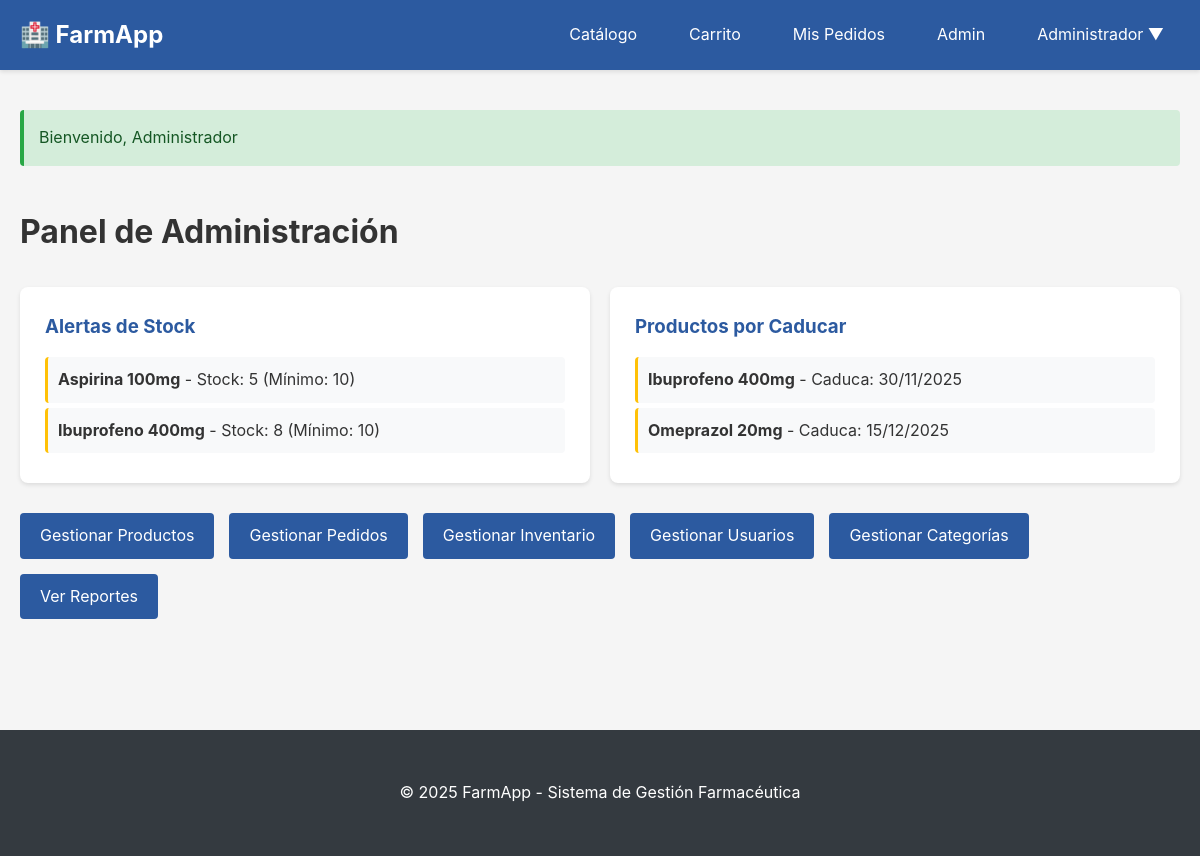
Page /index.php?action=admin_dashboard (signed in) on the committed database.
### tables this page shows
CREATE TABLE IF NOT EXISTS `inventario` (
  `id` int(11) NOT NULL AUTO_INCREMENT,
  `producto_id` int(11) NOT NULL,
  `cantidad` int(11) NOT NULL DEFAULT 0,
  `stock_minimo` int(11) NOT NULL DEFAULT 10,
  `fecha_caducidad` date DEFAULT NULL,
  `lote` varchar(50) DEFAULT NULL,
  `updated_at` timestamp NOT NULL DEFAULT CURRENT_TIMESTAMP ON UPDATE CURRENT_TIMESTAMP,
  PRIMARY KEY (`id`),
  UNIQUE KEY `producto_id` (`producto_id`),
  CONSTRAINT `inventario_ibfk_1` FOREIGN KEY (`producto_id`) REFERENCES `productos` (`id`) ON DELETE CASCADE
);

CREATE TABLE IF NOT EXISTS `productos` (
  `id` int(11) NOT NULL AUTO_INCREMENT,
  `nombre` varchar(200) NOT NULL,
  `descripcion` text,
  `precio` decimal(10,2) NOT NULL,
  `categoria_id` int(11) NOT NULL,
  `imagen` varchar(255) DEFAULT NULL,
  `activo` tinyint(1) NOT NULL DEFAULT 1,
  `created_at` timestamp NOT NULL DEFAULT CURRENT_TIMESTAMP,
  `updated_at` timestamp NOT NULL DEFAULT CURRENT_TIMESTAMP ON UPDATE CURRENT_TIMESTAMP,
  PRIMARY KEY (`id`),
  KEY `categoria_id` (`categoria_id`),
  CONSTRAINT `productos_ibfk_1` FOREIGN KEY (`categoria_id`) REFERENCES `categorias` (`id`) ON DELETE CASCADE
);

### controllers/AdminController.php (called while the page is built, shortened)
<?php
require_once __DIR__ . '/../models/Inventario.php';
class AdminController {
    private $inventarioModel;
    public function __construct() {
        $this->inventarioModel = new Inventario();
    }
    public function dashboard() {
        $this->generarAlertas();
        $alertasStock = $this->inventarioModel->obtenerAlertasBajoStock();
        $productosPorCaducar = $this->inventarioModel->obtenerProductosPorCaducar();
        require_once __DIR__ . '/../views/admin/dashboard.php';
    }
    private function generarAlertas() {
        $alertasStock = $this->inventarioModel->obtenerAlertasBajoStock();
        $productosPorCaducar = $this->inventarioModel->obtenerProductosPorCaducar();
    }
}

### config/database.php (called while the page is built, shortened)
<?php
class Database {
    private static $instance = null;
    private $connection;
    private $isProduction = false;
    private $configLocal = [
        'host' => 'localhost',
        'dbname' => 'farmapp',
        'username' => 'root',
        'password' => '1003418409',
        'charset' => 'utf8mb4'
    ];
    private $configProduction = [
        'host' => 'sqlXXX.epizy.com',
        'dbname' => 'epiz_XXXXXX_farmapp',
        'username' => 'epiz_XXXXXX',
        'password' => 'tu_password_aqui',
        'charset' => 'utf8mb4'
    ];
    private function getConfig() {
        return $this->isProduction ? $this->configProduction : $this->configLocal;
    }
    private function __construct() {
        try {
            $config = $this->getConfig();
            $dsn = "mysql:host={$config['host']};dbname={$config['dbname']};charset={$config['charset']}";
            $options = [
                PDO::ATTR_ERRMODE            => PDO::ERRMODE_EXCEPTION,
                PDO::ATTR_DEFAULT_FETCH_MODE => PDO::FETCH_ASSOC,
                PDO::ATTR_EMULATE_PREPARES   => false,
            ];
            $this->connection = new PDO($dsn, $config['username'], $config['password'], $options);
        } catch (PDOException $e) {
            $env = $this->isProduction ? 'PRODUCCIÓN' : 'LOCALHOST';
            die("Error de conexión a la base de datos ({$env}): " . $e->getMessage() .
                "<br><br>Verifica la configuración en config/database.php");
        }
    }
    public static function getInstance() {
        if (self::$instance === null) {
            self::$instance = new self();
        }
        return self::$instance;
    }
    public function getConnection() {
        return $this->connection;
    }
}

### models/Inventario.php (called while the page is built, shortened)
<?php
require_once __DIR__ . '/../config/database.php';
class Inventario {
    private $db;
    public function __construct() {
        $this->db = Database::getInstance()->getConnection();
    }
    public function obtenerAlertasBajoStock() {
        $stmt = $this->db->query("
            SELECT i.*, p.nombre as producto_nombre, p.precio
            FROM inventario i
            INNER JOIN productos p ON i.producto_id = p.id
            WHERE i.cantidad <= i.stock_minimo AND p.activo = 1
            ORDER BY i.cantidad ASC
        ");
        return $stmt->fetchAll();
    }
    public function obtenerProductosPorCaducar($dias = 30) {
        $fechaLimite = date('Y-m-d', strtotime("+{$dias} days"));
        $stmt = $this->db->prepare("
            SELECT i.*, p.nombre as producto_nombre, p.precio
            FROM inventario i
            INNER JOIN productos p ON i.producto_id = p.id
            WHERE i.fecha_caducidad IS NOT NULL
            AND i.fecha_caducidad <= ?
            AND i.fecha_caducidad >= CURDATE()
            AND p.activo = 1
            ORDER BY i.fecha_caducidad ASC
        ");
        $stmt->execute([$fechaLimite]);
        return $stmt->fetchAll();
    }
}

### views/admin/dashboard.php (the view, shortened to what this page needs)
<?php
require_once __DIR__ . '/../layout/header.php';
?>
<div class="container">
    <h1>Panel de Administración</h1>
    <div class="dashboard-grid">
        <div class="dashboard-card">
            <h3>Alertas de Stock</h3>
            <?php if (empty($alertasStock)): ?>
                <p class="text-success">✓ No hay productos con bajo stock</p>
            <?php else: ?>
                <ul class="alertas-lista">
                    <?php foreach ($alertasStock as $alerta): ?>
                        <li>
                            <strong><?php echo htmlspecialchars($alerta['producto_nombre']); ?></strong>
                            - Stock: <?php echo $alerta['cantidad']; ?> (Mínimo: <?php echo $alerta['stock_minimo']; ?>)
                        </li>
                    <?php endforeach; ?>
                </ul>
            <?php endif; ?>
        </div>
        <div class="dashboard-card">
            <h3>Productos por Caducar</h3>
            <?php if (empty($productosPorCaducar)): ?>
                <p class="text-success">✓ No hay productos próximos a caducar</p>
            <?php else: ?>
                <ul class="alertas-lista">
                    <?php foreach ($productosPorCaducar as $producto): ?>
                        <li>
                            <strong><?php echo htmlspecialchars($producto['producto_nombre']); ?></strong>
                            - Caduca: <?php echo date('d/m/Y', strtotime($producto['fecha_caducidad'])); ?>
                        </li>
                    <?php endforeach; ?>
                </ul>
            <?php endif; ?>
        </div>
    </div>
    <div class="dashboard-actions">
        <a href="<?php echo BASE_URL; ?>/index.php?action=admin_productos" class="btn btn-primary">Gestionar Productos</a>
        <a href="<?php echo BASE_URL; ?>/index.php?action=admin_pedidos" class="btn btn-primary">Gestionar Pedidos</a>
        <a href="<?php echo BASE_URL; ?>/index.php?action=admin_inventario" class="btn btn-primary">Gestionar Inventario</a>
        <a href="<?php echo BASE_URL; ?>/index.php?action=admin_usuarios" class="btn btn-primary">Gestionar Usuarios</a>
        <a href="<?php echo BASE_URL; ?>/index.php?action=admin_categorias" class="btn btn-primary">Gestionar Categorías</a>
        <a href="<?php echo BASE_URL; ?>/index.php?action=admin_reportes" class="btn btn-primary">Ver Reportes</a>
    </div>
</div>
<?php
require_once __DIR__ . '/../layout/footer.php';
?>

### public/css/style.css (style rules this page uses)
* { margin: 0; padding: 0; box-sizing: border-box; }
:root { --primary-color: #2c5aa0; --secondary-color: #4a90e2; --success-color: #28a745; --danger-color: #dc3545; --warning-color: #ffc107; --dark-color: #343a40; --light-color: #f8f9fa; --border-color: #dee2e6; --text-color: #333; --text-muted: #6c757d; }
body { font-family: -apple-system, BlinkMacSystemFont, 'Segoe UI', Roboto, 'Helvetica Neue', Arial, sans-serif; line-height: 1.6; color: var(--text-color); background-color: #f5f5f5; }
.container { max-width: 1200px; margin: 0 auto; padding: 20px; }
.btn { display: inline-block; padding: 10px 20px; border: none; border-radius: 4px; text-decoration: none; cursor: pointer; font-size: 1rem; transition: all 0.3s; text-align: center; }
.btn-primary { background-color: var(--primary-color); color: white; }
.dashboard-grid { display: grid; grid-template-columns: repeat(auto-fit, minmax(300px, 1fr)); gap: 20px; margin: 30px 0; }
.dashboard-card { background: white; padding: 25px; border-radius: 8px; box-shadow: 0 2px 4px rgba(0,0,0,0.1); }
.dashboard-card h3 { margin-bottom: 15px; color: var(--primary-color); }
.alertas-lista { list-style: none; }
.alertas-lista li { padding: 10px; margin: 5px 0; background-color: var(--light-color); border-radius: 4px; border-left: 3px solid var(--warning-color); }
.dashboard-actions { display: flex; flex-wrap: wrap; gap: 15px; margin-top: 30px; }

### rows in the picture
inventario: producto.nombre "Aspirina 100mg", cantidad "5", stock_minimo "10"
inventario: producto.nombre "Ibuprofeno 400mg", cantidad "8", stock_minimo "10", fecha_caducidad "30/11/2025"
inventario: producto.nombre "Omeprazol 20mg", fecha_caducidad "15/12/2025"

### other values in the picture
Auth::user()['nombre'] "Administrador"
$_SESSION['success'] "Bienvenido, Administrador"
